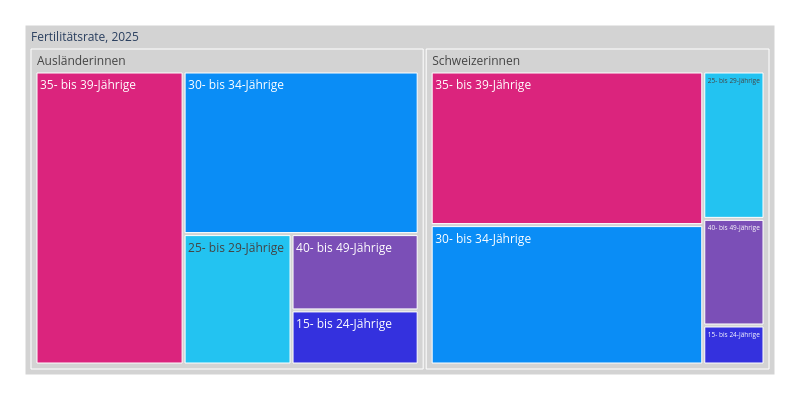

Here is the notebook cell this chart was saved with:
### Code cell
treeMap1 = mypy_dv.plot_px_treemap(
    data=data2betested.loc[data_max_date].reset_index()
    ,levels=['HerkunftMutterLang','AlterVMutterSpez1Lang_noDM']
    ,values="Fertilitaetsrate_noDM"
    ,color="AlterVMutterSpez1Lang_noDM"
    #, color_continuous_scale='Blues'
    ,color_discrete_map=farben_dict_zc
    ,height=400
    ,width=800               
    #,margin_val_bottom=25
    ,myHeaderTitle="Fertilitätsrate, "+str(data2betested.index.max().year)
)
treeMap1

### Figure 1 — Plotly figure (JSON) as saved in the notebook; plotly's stock layout.template omitted (floating-point values rounded to 4 significant figures)
{"data": [{"branchvalues": "total", "customdata": [["15- bis 24-Jährige"], ["15- bis 24-Jährige"], ["25- bis 29-Jährige"], ["25- bis 29-Jährige"], ["30- bis 34-Jährige"], ["30- bis 34-Jährige"], ["35- bis 39-Jährige"], ["35- bis 39-Jährige"], ["40- bis 49-Jährige"], ["40- bis 49-Jährige"], ["(?)"], ["(?)"], ["(?)"]], "domain": {"x": [0, 1], "y": [0, 1]}, "hovertemplate": "%{label}<br><br>Anzahl:<br>%{value}<extra></extra>", "ids": ["Fertilitätsrate, 2025/Ausländerinnen/15- bis 24-Jährige", "Fertilitätsrate, 2025/Schweizerinnen/15- bis 24-Jährige", "Fertilitätsrate, 2025/Ausländerinnen/25- bis 29-Jährige", "Fertilitätsrate, 2025/Schweizerinnen/25- bis 29-Jährige", "Fertilitätsrate, 2025/Ausländerinnen/30- bis 34-Jährige", "Fertilitätsrate, 2025/Schweizerinnen/30- bis 34-Jährige", "Fertilitätsrate, 2025/Ausländerinnen/35- bis 39-Jährige", "Fertilitätsrate, 2025/Schweizerinnen/35- bis 39-Jährige", "Fertilitätsrate, 2025/Ausländerinnen/40- bis 49-Jährige", "Fertilitätsrate, 2025/Schweizerinnen/40- bis 49-Jährige", "Fertilitätsrate, 2025/Ausländerinnen", "Fertilitätsrate, 2025/Schweizerinnen", "Fertilitätsrate, 2025"], "labels": ["15- bis 24-Jährige", "15- bis 24-Jährige", "25- bis 29-Jährige", "25- bis 29-Jährige", "30- bis 34-Jährige", "30- bis 34-Jährige", "35- bis 39-Jährige", "35- bis 39-Jährige", "40- bis 49-Jährige", "40- bis 49-Jährige", "Ausländerinnen", "Schweizerinnen", "Fertilitätsrate, 2025"], "marker": {"colors": ["#3431DE", "#3431DE", "#23C3F1", "#23C3F1", "#0A8DF6", "#0A8DF6", "#DB247D", "#DB247D", "#7B4FB7", "#7B4FB7", "lightgrey", "lightgrey", "lightgrey"]}, "name": "", "parents": ["Fertilitätsrate, 2025/Ausländerinnen", "Fertilitätsrate, 2025/Schweizerinnen", "Fertilitätsrate, 2025/Ausländerinnen", "Fertilitätsrate, 2025/Schweizerinnen", "Fertilitätsrate, 2025/Ausländerinnen", "Fertilitätsrate, 2025/Schweizerinnen", "Fertilitätsrate, 2025/Ausländerinnen", "Fertilitätsrate, 2025/Schweizerinnen", "Fertilitätsrate, 2025/Ausländerinnen", "Fertilitätsrate, 2025/Schweizerinnen", "Fertilitätsrate, 2025", "Fertilitätsrate, 2025", ""], "root": {"color": "grey"}, "type": "treemap", "values": [12.9, 4.5, 26.4, 17, 71.7, 71.6, 81.4, 78.9, 18.2, 12.3, 210.6, 184.3, 394.9]}], "layout": {"height": 400, "legend": {"tracegroupgap": 0}, "margin": {"b": 25, "l": 25, "r": 25, "t": 25}, "width": 800}}
